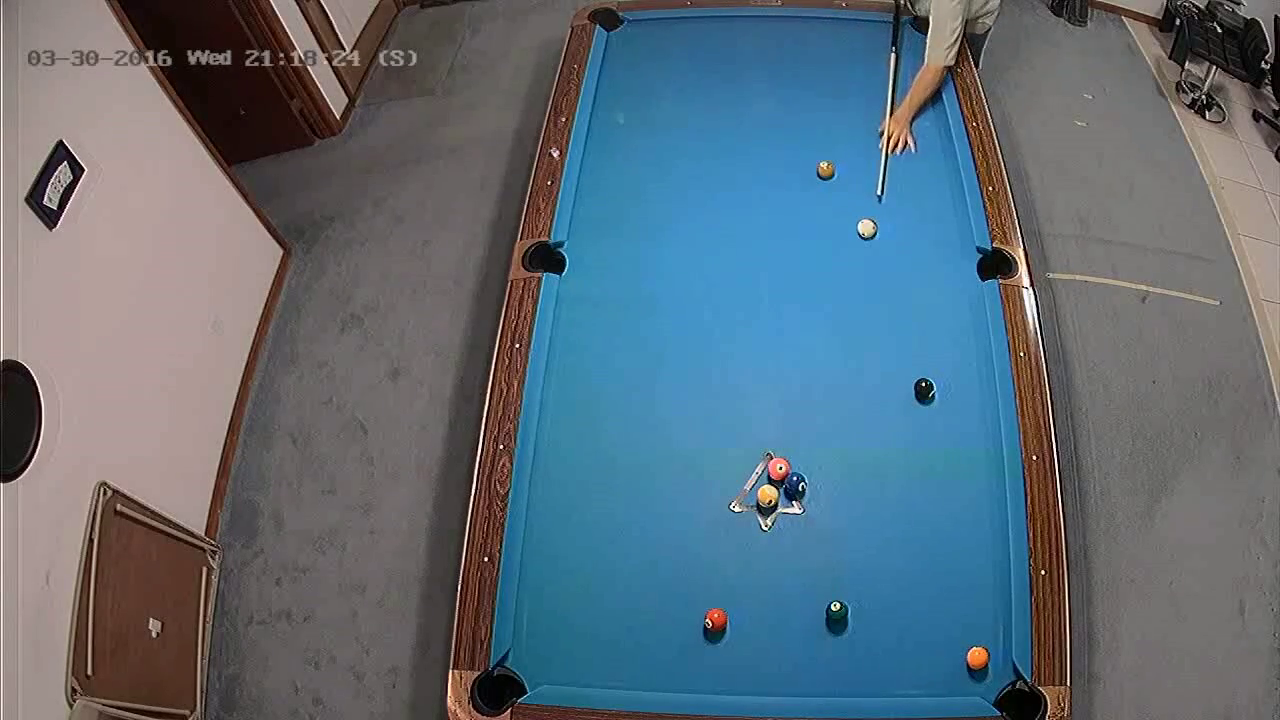
#> input picture frame 26 of videoFolder/clip1.mp4, 1280 x 720 px, given in place of 1.mp4, which was not available
$ python run.py
#> lines starting #> are read from the running program, lines starting #| are printed output that depends on the picture; after the words box and inside, x2 and y2 are one past the last pixel; in counts of white or black regions, pixels touching at a corner belong together; pictures that were not available may be replaced by others from this repository, and a replacement may not be noted
### video.py
import numpy as np
import cv2
import math
from collections import deque, defaultdict

import imutils
import config


class VideoTable:
    def __init__(self, img_path, auto_find_corner=False):
        """
        :param img_path: video table image.
        :param auto_find_corner:
        """

        self.table_img_path = img_path

        # define the pool table color range
        self.hsv_color_lower = np.array(config.video_table_data["hsv_color_lower"], dtype="uint8")
        self.hsv_color_upper = np.array(config.video_table_data["hsv_color_upper"], dtype="uint8")

        self.table_corners = np.empty([4, 2], dtype="float32")  # order: Left-Down, Left-Top, Right-Top, Right-Down
        self.click_count = 0

        if auto_find_corner:
            pass
        else:
            self.manual_table_corner_detection()

    # [11 lines left out: function event_table_corner_click, not called in this run]

    def manual_table_corner_detection(self):
        side_image = cv2.imread(self.table_img_path)

        print("Please select four corners from the pool table!")
        print("The corners should be selected: Left-Down, Left-Top, Right-Top, Right-Down")
        cv2.imshow('Side-View', side_image)
        cv2.setMouseCallback('Side-View', self.event_table_corner_click)
        cv2.waitKey(0)
        cv2.destroyAllWindows()


        # todo: auto table corner detection
        # def auto_pool_table_detection():
        #     side_image = cv2.imread(filename_sideview)
        #     side_image = cv2.medianBlur(side_image, 5)
        #
        #     height, width, channels = side_image.shape
        #
        #     # image = cv2.medianBlur(image,3)
        #     hsv_image = cv2.cvtColor(side_image, cv2.COLOR_BGR2HSV)
        #
        #     # define the color range
        #     lower = np.array([95, 100, 0], dtype="uint8")
        #     upper = np.array([105, 255, 255], dtype="uint8")
        #
        #     mask = cv2.inRange(hsv_image, lower, upper)
        #
        #     # show the masked output
        #     output = cv2.bitwise_and(side_image, side_image, mask=mask)
        #     # cv2.imshow("maskedEffect", np.hstack([image, output]))
        #     # cv2.imshow("maskedEffect", output)
        #     # cv2.imshow("Mask", mask)
        #
        #     cv2.waitKey(0)
        #     cv2.destroyAllWindows()
        #
        #     # Set up the detector with default parameters.
        #
        #     # Setup SimpleBlobDetector parameters.
        #     params = cv2.SimpleBlobDetector_Params()
        #     # Filter by Convexity
        #     params.filterByConvexity = True
        #     params.minConvexity = 0.2
        #
        #     detector = cv2.SimpleBlobDetector_create(params)
        #
        #     # Detect blobs.
        #     keypoints = detector.detect(output)
        #
        #     # Draw detected blobs as red circles.
        #     # cv2.DRAW_MATCHES_FLAGS_DRAW_RICH_KEYPOINTS ensures the size of the circle corresponds to the size of blob
        #     # im_with_keypoints = cv2.drawKeypoints(output, keypoints, np.array([]), (0, 0, 255),
        #     #                                       cv2.DRAW_MATCHES_FLAGS_DRAW_RICH_KEYPOINTS)
        #
        #     # draw convexHull
        #     contours = cv2.findContours(mask.copy(), cv2.RETR_EXTERNAL, cv2.CHAIN_APPROX_NONE)[-2]
        #
        #     table_contours = max(contours, key=cv2.contourArea)
        #     hull = cv2.convexHull(table_contours)
        #     # print(hull)
        #
        #     # cv2.drawContours(output, [hull], -1, (0, 255, 0), 2)
        #     # cv2.imshow("table hull", output)
        #     # cv2.waitKey(0)
        #     # cv2.destroyAllWindows()
        #
        #     # pure_table_contours_image = np.zeros((height, width, 1), np.uint8)
        #     # cv2.drawContours(pure_table_contours_image, [hull], -1, 255, -1)  # thickness negative -> fill; positive means thick
        #     # cv2.imshow("hull", pure_table_contours_image)
        #     # cv2.waitKey(0)
        #     # cv2.destroyAllWindows()
        #
        #     '''Find Corner of Table'''
        #     test = cv2.approxPolyDP(hull, epsilon=40, closed=True)
        #     # print(test)
        #
        #     test_img = np.zeros((height, width, 1), np.uint8)
        #     cv2.drawContours(test_img, [test], -1, 255, -1)  # thickness negative -> fill; positive means thick
        #     cv2.imshow("appox", test_img)
        #
        #     points = test.tolist()
        #     # print(points)
        #     tmp_corner_points = []
        #     for p in points:
        #         print(p)
        #         x, y = p[0]
        #         cv2.circle(side_image, (x, y), 5, (0, 0, 255), -1)
        #
        #         tmp_corner_points.append((x, y))
        #
        #     print(tmp_corner_points)
        #
        #     # odered from p0-3
        #     # determine which point is on left-up (near 0,0)
        #     min_distance = float("inf")
        #     tmp_p1 = None
        #     for p in tmp_corner_points:
        #         x, y = p
        #         distance = ((x - 0) ^ 2 + (y - 0) ^ 2)
        #         if distance < min_distance:
        #             min_distance = distance
        #             tmp_p1 = [x, y]
        #
        #     field_corners[1, :] = tmp_p1
        #
        #     for p in tmp_corner_points:
        #         if tmp_p1[0] == p[0] and tmp_p1[1] == p[1]:
        #             continue
        #
        #         if p[0] - tmp_p1[0] > 200 and p[1] - tmp_p1[1] > 200:
        #             print("3:" + str(p))
        #             field_corners[3, :] = p
        #         elif p[0] - tmp_p1[0] > 200:
        #             print("2:" + str(p))
        #             field_corners[2, :] = p
        #         else:
        #             print("0:" + str(p))
        #             field_corners[0, :] = p
        #
        #     print("auto corner:")
        #     print(field_corners)
        #
        #     cv2.imshow("appox1", side_image)
        #
        #     cv2.waitKey(0)
        #     cv2.destroyAllWindows()


class VideoBall:
    def __init__(self, ball_id, data=None):
        self.ball_id = ball_id
        self.hsv_color_lower = None
        self.hsv_color_lower = None

        if data:
            self.hsv_color_lower = data["hsv_color_lower"]
            self.hsv_color_upper = data["hsv_color_upper"]
            self.trajectory_color = data["trajectory_color"]


class Video:
    def __init__(self, video_file, resize=True):
        self.video_file = video_file
        self.resize = resize
        # self.camera = cv2.VideoCapture(video_file)
        self.first_frame = None
        self.frame_count = 0

        self.balls = {}
        self.table = None
        self.tmp_ball_tracking_rec_for_trajectory = defaultdict(deque)  # limited space, tmp

        # unlimited space, for post analysis.
        # {"0":[(111,222),(111,333),None,...], "3":..., ...}
        self.ball_tracking_rec_complete = {}

        self.init_table()
        self.init_balls()

    def init_table(self):
        camera = cv2.VideoCapture(self.video_file)

        # use first frame to detect table
        (grabbed, self.first_frame) = camera.read()
#> self.first_frame is the input picture: shape (720, 1280, 3); mean B, G, R 120.8, 109, 93.1
        # cv2.imshow("first frame", self.first_frame)

        print("--------")
        print(self.first_frame)
#> (printed output is left out)

        if self.resize:
            self.first_frame = imutils.resize(self.first_frame, width=800)
#> self.first_frame: shape (450, 800, 3)

        cv2.imwrite(config.first_frame_save_path, self.first_frame)

        # self.table = VideoTable("test_data/check0.png")
        self.table = VideoTable(config.first_frame_save_path)

        camera.release()

    def init_balls(self):
        for ball_id in config.balls_data:
            self.balls[ball_id] = VideoBall(ball_id, data=config.balls_data[ball_id])
            self.tmp_ball_tracking_rec_for_trajectory[ball_id] = deque(maxlen=64)
            self.ball_tracking_rec_complete[ball_id] = []

    def get_key_points_blob(self, frame):
        # frame = cv2.GaussianBlur(frame, (11, 11), 0)

        image_hsv = cv2.cvtColor(frame, cv2.COLOR_BGR2HSV)
#> image_hsv: shape (450, 800, 3); mean H, S, V 52.6, 87.3, 131.3

        """
        Simple Blob Finding interesting area
        - use table color range, generate image that only display table area
        - apply blob detection, find key points
        - generate image that only display interesting area. (potential ball areas)
        """
        # define the pool table color range
        table_lower = self.table.hsv_color_lower
        table_upper = self.table.hsv_color_upper

        mask_table_blue = cv2.inRange(image_hsv, table_lower, table_upper)
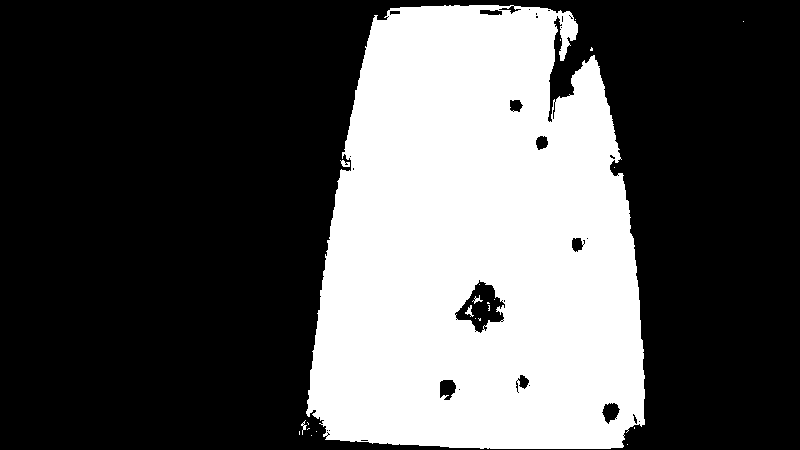
#> mask_table_blue: shape (450, 800); 34% white; 23 white regions (18 under 20 px), largest, box (x1, y1, x2, y2) and area: (306, 5, 645, 449) 122038, (465, 305, 474, 317) 44, (340, 160, 350, 167) 43, (472, 295, 483, 304) 34, (301, 420, 307, 435) 31
        image_with_table_area = cv2.bitwise_and(frame, frame, mask=mask_table_blue)
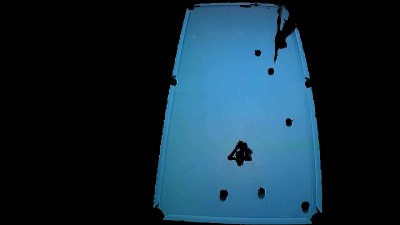
#> image_with_table_area: shape (450, 800, 3) (shown at 1/2 size); mean B, G, R 57.3, 43, 19.5
        # cv2.imshow("filtered pool table image", image_with_table_area)
        # cv2.waitKey(0)

        # Setup SimpleBlobDetector parameters. Using blob to morphology detect potential pool balls
        params = cv2.SimpleBlobDetector_Params()
        # Filter by Convexity
        params.filterByConvexity = True
        params.minConvexity = 0.2
        detector = cv2.SimpleBlobDetector_create(params)  # Initialize configured blob detector
        keypoints = detector.detect(image_with_table_area)
#> keypoints = 7 keypoints; (x, y, size): (482, 307, 44.7), (447, 390, 21.7), (611, 414, 21.3), (522, 386, 19.6), (577, 244, 16), (542, 143, 14.6), (515, 106, 14)

        return keypoints

    def get_img_with_roi(self, frame):
        """
        use simple blob to define ROI of an image - regions that potentially contain balls
        :param frame:
        :return: an image object with ROI
        """

        keypoints = self.get_key_points_blob(frame)

        # generate image with interesting area (areas which might have balls in it.)
        interesting_mask = np.zeros((frame.shape[0], frame.shape[1]), dtype=frame.dtype)
        for keypoint in keypoints:
            cv2.circle(interesting_mask, (int(keypoint.pt[0]), int(keypoint.pt[1])), int(keypoint.size / 2),
                       1, thickness=-1)
#> this loop made 7 passes
#> keypoint on passes 1 to 7: keypoint at (610.6, 413.9), size 21.3, keypoint at (446.5, 390.2), size 21.7, keypoint at (522.3, 386.1), size 19.6, keypoint at (481.7, 307.1), size 44.7, keypoint at (577.4, 244.4), size 16, keypoint at (541.5, 142.7), size 14.6, keypoint at (515.3, 105.7), size 14
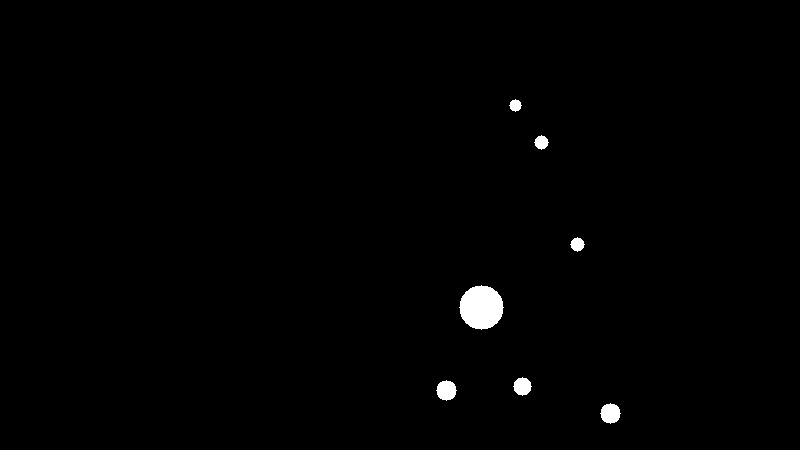
#> interesting_mask: shape (450, 800); values 0 (black) and 1 (white), 0.78% white; 7 white regions, largest, box (x1, y1, x2, y2) and area: (459, 285, 504, 330) 1517, (436, 380, 457, 401) 317, (600, 403, 621, 424) 317

        img_with_interesting_area = cv2.bitwise_and(frame, frame, mask=interesting_mask)
        img_with_interesting_area_hsv = cv2.cvtColor(img_with_interesting_area, cv2.COLOR_BGR2HSV)
#> img_with_interesting_area_hsv: shape (450, 800, 3); mean H, S, V 0.6, 1, 1.1
        # cv2.imshow("img_with_interesting_area", img_with_interesting_area)
        # cv2.waitKey(0)

        # filter out table background
        table_lower = self.table.hsv_color_lower
        table_upper = self.table.hsv_color_upper
        mask_table = cv2.inRange(img_with_interesting_area_hsv, table_lower, table_upper)
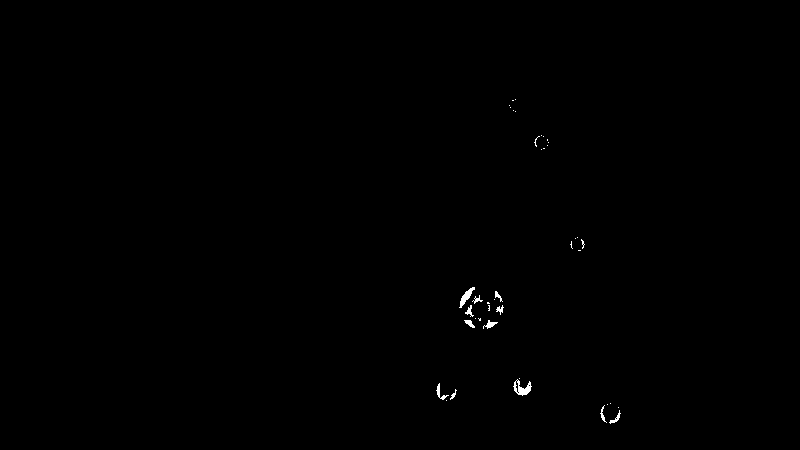
#> mask_table: shape (450, 800); 0.22% white; 41 white regions (29 under 20 px), largest, box (x1, y1, x2, y2) and area: (513, 379, 532, 396) 151, (459, 287, 475, 308) 118, (436, 383, 449, 400) 60
        mask_table = cv2.bitwise_not(mask_table)
        img_with_interesting_area = cv2.bitwise_and(img_with_interesting_area, img_with_interesting_area,
                                                    mask=mask_table)
#> (the rest of the program and of its run is left out)
